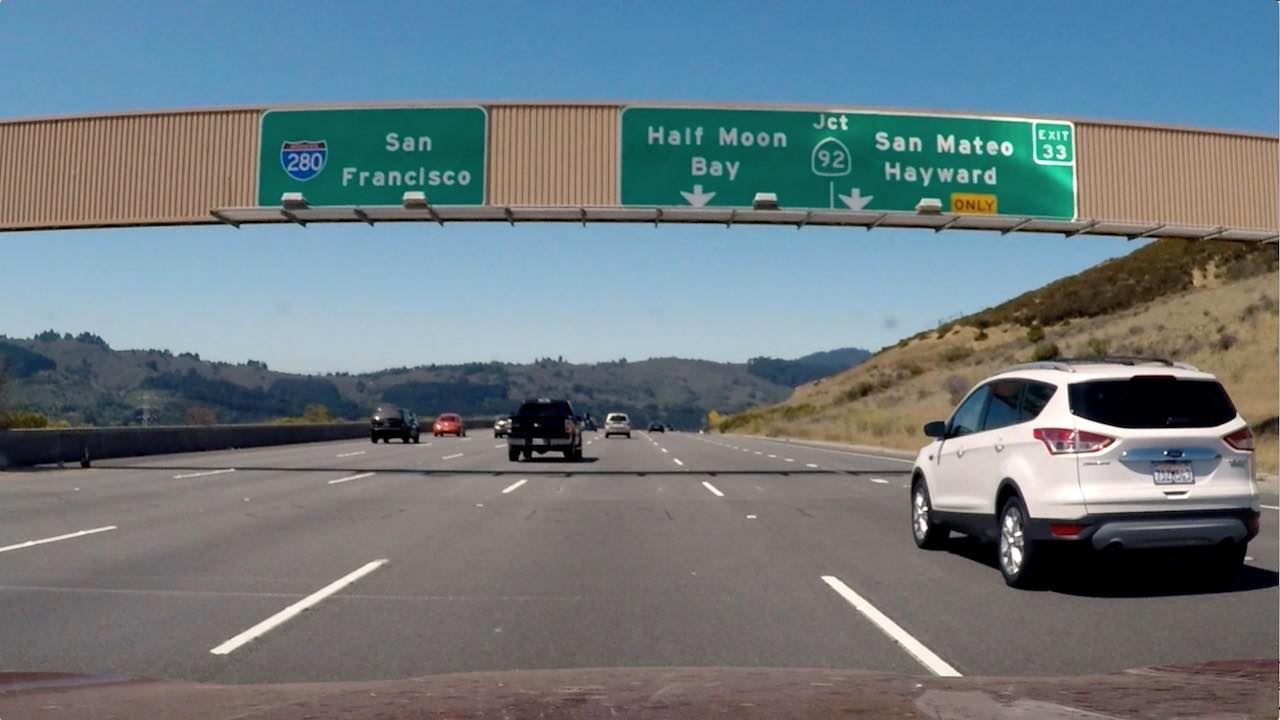
#> input picture examples/signs_vehicles_xygrad.png, 1280 x 720 px
$ python scratch.py   (older library calls are emulated)
#> lines starting #> are read from the running program, lines starting #| are printed output that depends on the picture; after the words box and inside, x2 and y2 are one past the last pixel; in counts of white or black regions, pixels touching at a corner belong together
#> further down, image is the input picture: shape (720, 1280, 3); mean B, G, R 127.5, 121.6, 109.2
import numpy as np
import cv2
import matplotlib.pyplot as plt
import matplotlib.image as mpimg
import os
from os import listdir, sep
from os.path import isfile, join
import glob

# prepare object points
nx = 9 #TODO: enter the number of inside corners in x
ny = 6 #TODO: enter the number of inside corners in y


# [47 lines left out: functions get_calibration_params, undistort, not called in this run]


"""
#############################
"""

"""
# Load images
test_images = [cv2.imread(i) for i in glob.glob('./test_images/*.jpg')]
calibration_images = [cv2.imread(i) for i in glob.glob('./camera_Cal/*.jpg')]

# get distortion parameters
mtx, dist = get_calibration_params(calibration_images)

# undistort image

# View undistorted calibration image
img = cv2.imread("camera_cal/calibration4.jpg")
fig,(ax1,ax2) = plt.subplots(1,2,figsize = (16,4))
ax1.imshow(img)
ax1.set_title('original image',fontsize=20)
ax2.imshow(undistort(img,mtx,dist))
ax2.set_title('undistorted mage',fontsize=20)
plt.show()

# View undistorted test image
img = test_images[0]
fig,(ax1,ax2) = plt.subplots(1,2,figsize = (16,4))
ax1.imshow(img, cmap="gray")
ax1.set_title('original image',fontsize=20)
ax2.imshow(undistort(img,mtx,dist), cmap="gray")
ax2.set_title('undistorted mage',fontsize=20)
plt.show()
"""

# Threshold image
def abs_sobel_thresh(im, orient='x', thresh=(0, 255), sobel_kernel=3):
    img = np.copy(im)
    gray = cv2.cvtColor(img, cv2.COLOR_BGR2GRAY)   # cv2.COLOR_RGB2GRAY if img read with mpimg.imread(), COLOR_BGR2GRAY for cv2

    # Calculate the derivative in the x direction (the 1, 0 at the end denotes x direction)
    sobel = cv2.Sobel(gray, cv2.CV_64F, orient=='x', orient=='y', ksize=sobel_kernel)

    # Calculate the absolute value of the x derivative
    abs_sobel = np.absolute(sobel)

    # Convert the absolute value image to 8-bit
    scaled_sobel = np.uint8(255 * abs_sobel / np.max(abs_sobel))

    # Create a binary threshold to select pixels based on gradient strength
    sxbinary = np.zeros_like(scaled_sobel)
    sxbinary[(scaled_sobel >= thresh[0]) & (scaled_sobel <= thresh[1])] = 1

    return sxbinary

# [63 lines left out: functions mag_thresh, dir_threshold, color_threshold, threshold_single_channel, hls_threshold, not called in this run]

# Define a function that thresholds the S-channel of HLS
def hls_select(img, thresh=(0, 255)):
    hls = cv2.cvtColor(img, cv2.COLOR_RGB2HLS)
    s_channel = hls[:,:,2]
    binary_output = np.zeros_like(s_channel)
    binary_output[(s_channel > thresh[0]) & (s_channel <= thresh[1])] = 1
    return binary_output


# pipeline to combine color and gradient threshold.
def pipeline(img, s_thresh=(170, 255), sx_thresh=(20, 100)):
#> called with s_thresh = (170, 255), sx_thresh = (20, 100)
    img = np.copy(img)
    # Convert to HSV color space and separate the V channel
    hsv = cv2.cvtColor(img, cv2.COLOR_BGR2HLS).astype(np.float)
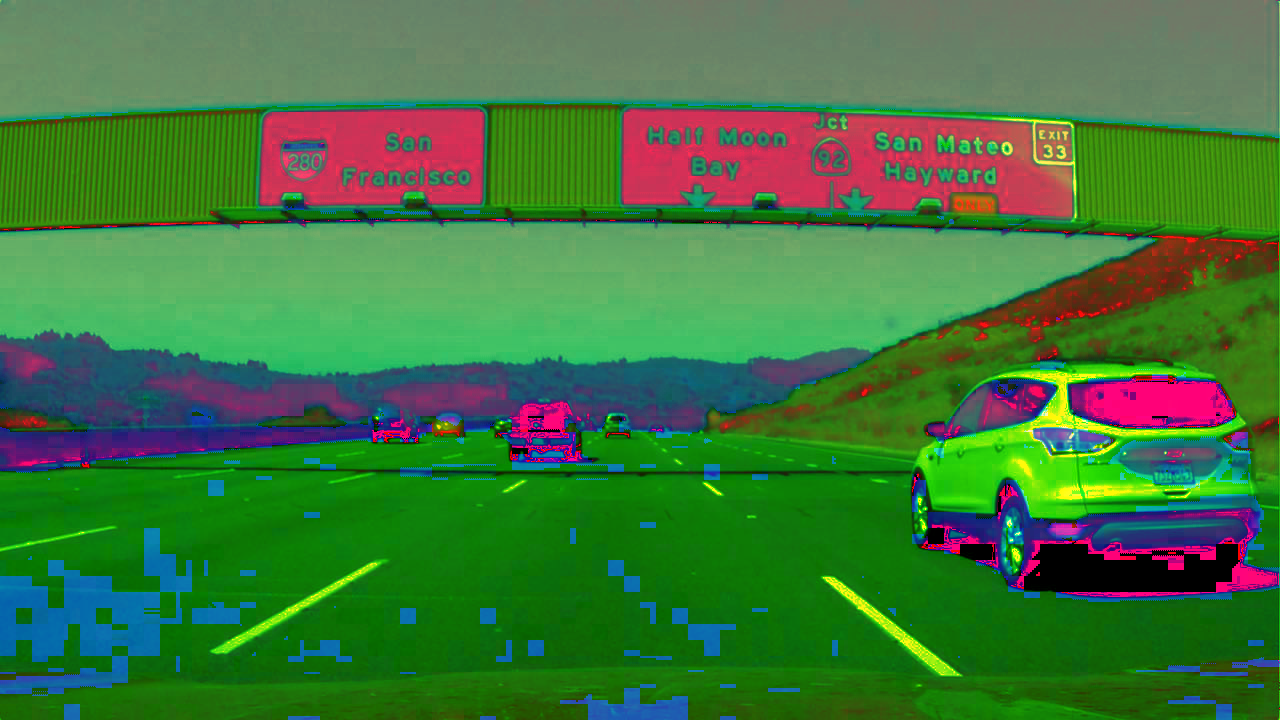
#> hsv: shape (720, 1280, 3) float64; mean B, G, R 60.2, 118.8, 64.7
    l_channel = hsv[:, :, 1]
    s_channel = hsv[:, :, 2]
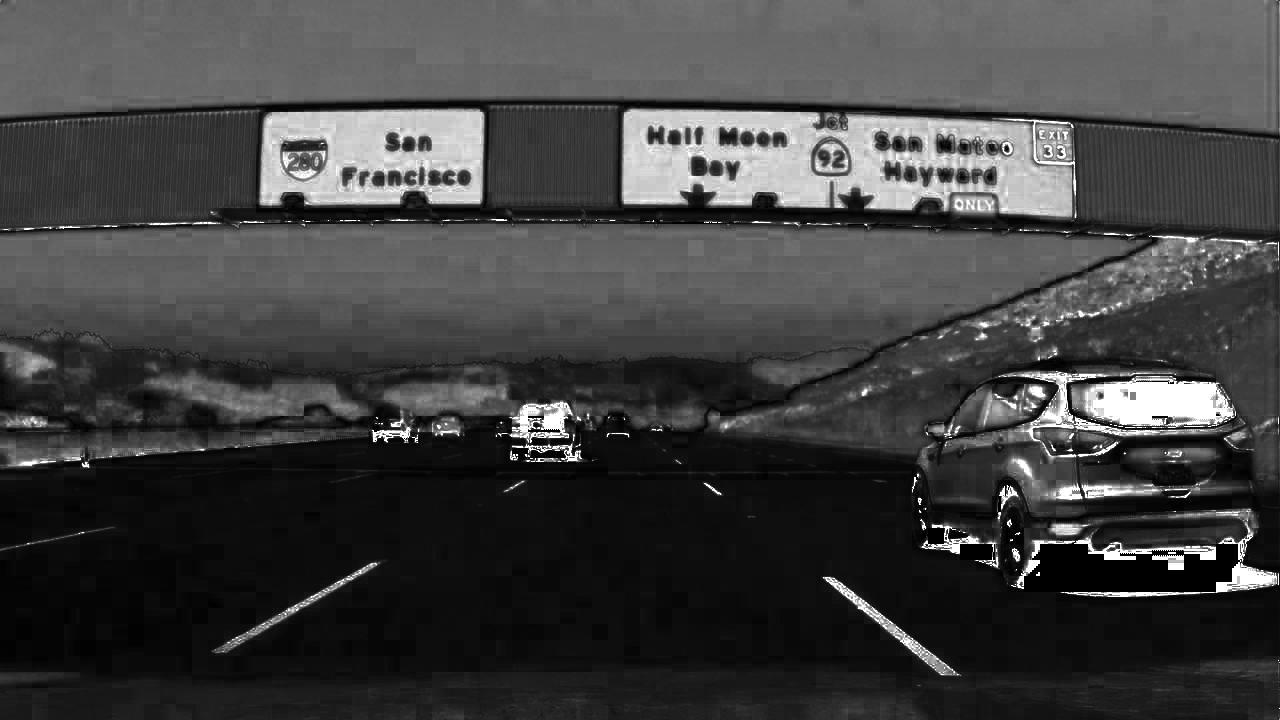
#> s_channel: shape (720, 1280) float64; min 0, max 255, mean 64.7
    # Sobel x
    sobelx = cv2.Sobel(l_channel, cv2.CV_64F, 1, 0)  # Take the derivative in x
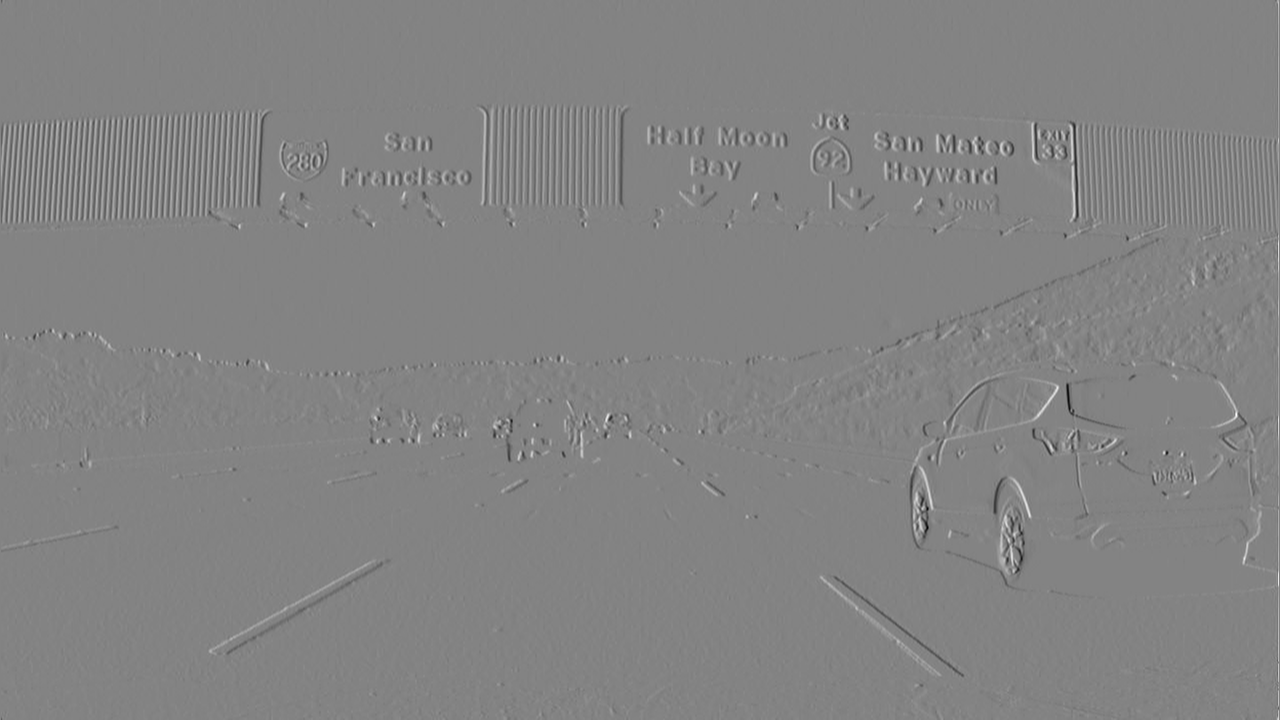
#> sobelx: shape (720, 1280) float64; min -813, max 766, mean 0.1; drawn with min black and max white
    abs_sobelx = np.absolute(sobelx)  # Absolute x derivative to accentuate lines away from horizontal
    scaled_sobel = np.uint8(255 * abs_sobelx / np.max(abs_sobelx))

    # Threshold x gradient
    sxbinary = np.zeros_like(scaled_sobel)
    sxbinary[(scaled_sobel >= sx_thresh[0]) & (scaled_sobel <= sx_thresh[1])] = 1

    # Threshold color channel
    s_binary = np.zeros_like(s_channel)
    s_binary[(s_channel >= s_thresh[0]) & (s_channel <= s_thresh[1])] = 1
    # Stack each channel
    # Note color_binary[:, :, 0] is all 0s, effectively an all black image. It might
    # be beneficial to replace this channel with something else.
    color_binary = np.dstack((np.zeros_like(sxbinary), sxbinary, s_binary))
    return color_binary


# plt.imshow(sxbinary, cmap='gray')

# View undistorted calibration image
image = cv2.imread("examples/signs_vehicles_xygrad.png")

result = pipeline(image)

# Plot the result
#f, (ax1, ax2) = plt.subplots(1, 2, figsize=(24, 9))
#f.tight_layout()

#ax1.imshow(image)
#ax1.set_title('Original Image', fontsize=40)


hls_binary = hls_select(image, thresh=(90, 255))
#> in hls_select, `hls = cv2.cvtColor(img, cv2.COLOR_RGB2HLS)`: hls: shape (720, 1280, 3); mean of channels 0, 1, 2 69.1, 118.8, 64.7
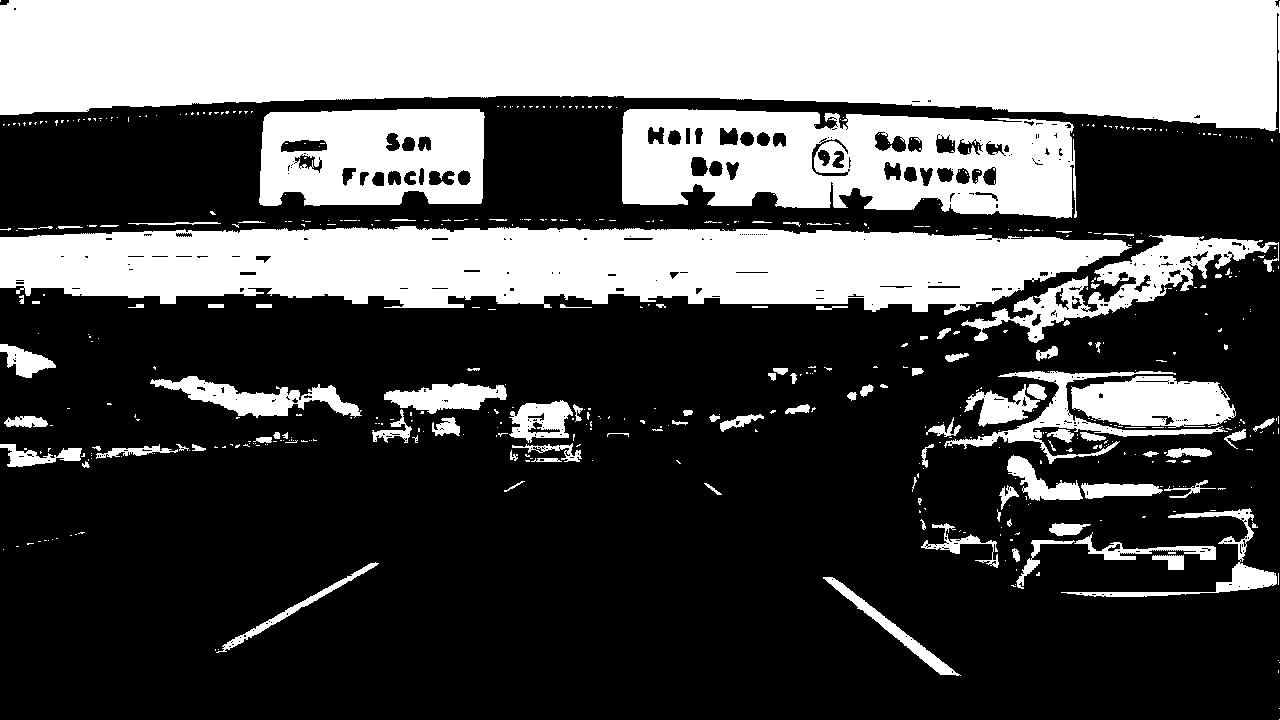
#> hls_binary: shape (720, 1280); values 0 (black) and 1 (white), 33.6% white; 540 white regions (433 under 20 px), largest, box (x1, y1, x2, y2) and area: (0, 0, 1280, 133) 135061, (0, 226, 1132, 315) 72390, (622, 109, 1077, 219) 36129

fig,(ax1,ax2) = plt.subplots(1,2,figsize = (16,4))
ax1.imshow(image)
ax1.set_title('original image',fontsize=20)

ksize = 3 # Choose a larger odd number to smooth gradient measurements

# Apply each of the thresholding functions
gradx = abs_sobel_thresh(image, orient='x', sobel_kernel=ksize, thresh=(0.1, 0.7))
#> (the run stopped early here; a loop or call above may not have finished)
